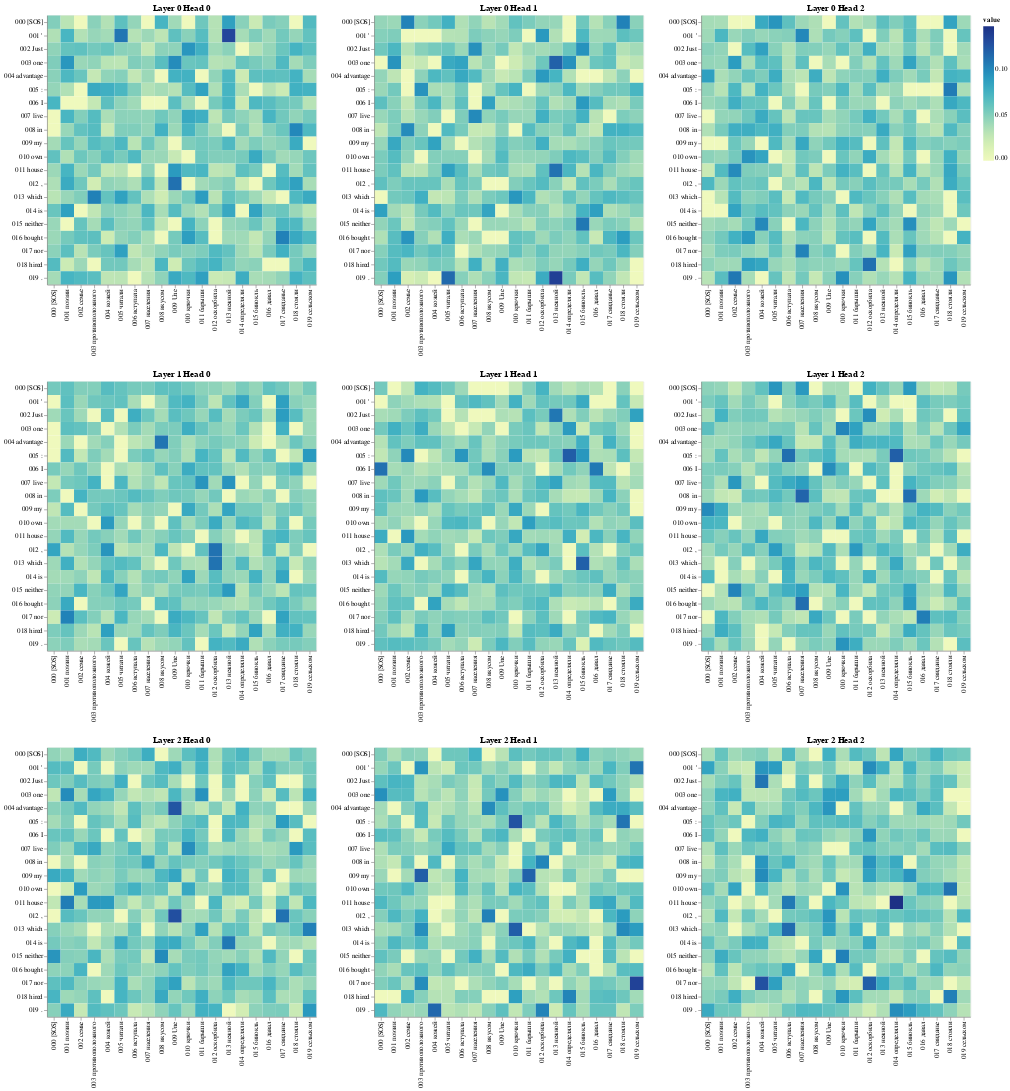

The notebook cell this image was saved under:
### Code cell
# Cross attention: Encoder - Decoder
get_all_attention_maps("encoder-decoder", layers, heads, encoder_input_tokens, decoder_output_tokens, min(20, sentence_len))

### Figure 1 — Vega-Lite specification as saved in the notebook (floating-point values rounded to 4 significant figures; data arrays with more than 128 entries replaced by an {"elided": "..."} marker saying what was removed)
{"config": {"view": {"continuousWidth": 300, "continuousHeight": 300}}, "vconcat": [{"hconcat": [{"data": {"name": "data-85a7ee784ba92b5c60cc476ac7869d4e"}, "mark": {"type": "rect"}, "encoding": {"color": {"field": "value", "type": "quantitative"}, "tooltip": [{"field": "row", "type": "quantitative"}, {"field": "column", "type": "quantitative"}, {"field": "value", "type": "quantitative"}, {"field": "row_token", "type": "nominal"}, {"field": "col_token", "type": "nominal"}], "x": {"axis": {"title": ""}, "field": "col_token", "type": "nominal"}, "y": {"axis": {"title": ""}, "field": "row_token", "type": "nominal"}}, "height": 400, "name": "view_19", "title": "Layer 0 Head 0", "width": 400}, {"data": {"name": "data-cdbdd8bc69570b6efdcd2719a3ca8610"}, "mark": {"type": "rect"}, "encoding": {"color": {"field": "value", "type": "quantitative"}, "tooltip": [{"field": "row", "type": "quantitative"}, {"field": "column", "type": "quantitative"}, {"field": "value", "type": "quantitative"}, {"field": "row_token", "type": "nominal"}, {"field": "col_token", "type": "nominal"}], "x": {"axis": {"title": ""}, "field": "col_token", "type": "nominal"}, "y": {"axis": {"title": ""}, "field": "row_token", "type": "nominal"}}, "height": 400, "name": "view_20", "title": "Layer 0 Head 1", "width": 400}, {"data": {"name": "data-4affb46f82011dc357deece7f3ccfab5"}, "mark": {"type": "rect"}, "encoding": {"color": {"field": "value", "type": "quantitative"}, "tooltip": [{"field": "row", "type": "quantitative"}, {"field": "column", "type": "quantitative"}, {"field": "value", "type": "quantitative"}, {"field": "row_token", "type": "nominal"}, {"field": "col_token", "type": "nominal"}], "x": {"axis": {"title": ""}, "field": "col_token", "type": "nominal"}, "y": {"axis": {"title": ""}, "field": "row_token", "type": "nominal"}}, "height": 400, "name": "view_21", "title": "Layer 0 Head 2", "width": 400}]}, {"hconcat": [{"data": {"name": "data-04973a082f98e6915104e8661850dc81"}, "mark": {"type": "rect"}, "encoding": {"color": {"field": "value", "type": "quantitative"}, "tooltip": [{"field": "row", "type": "quantitative"}, {"field": "column", "type": "quantitative"}, {"field": "value", "type": "quantitative"}, {"field": "row_token", "type": "nominal"}, {"field": "col_token", "type": "nominal"}], "x": {"axis": {"title": ""}, "field": "col_token", "type": "nominal"}, "y": {"axis": {"title": ""}, "field": "row_token", "type": "nominal"}}, "height": 400, "name": "view_22", "title": "Layer 1 Head 0", "width": 400}, {"data": {"name": "data-33e79fdeca55dfd7eb36548dbdffccd4"}, "mark": {"type": "rect"}, "encoding": {"color": {"field": "value", "type": "quantitative"}, "tooltip": [{"field": "row", "type": "quantitative"}, {"field": "column", "type": "quantitative"}, {"field": "value", "type": "quantitative"}, {"field": "row_token", "type": "nominal"}, {"field": "col_token", "type": "nominal"}], "x": {"axis": {"title": ""}, "field": "col_token", "type": "nominal"}, "y": {"axis": {"title": ""}, "field": "row_token", "type": "nominal"}}, "height": 400, "name": "view_23", "title": "Layer 1 Head 1", "width": 400}, {"data": {"name": "data-f74acf6376e11ff2ed448d849db4eb81"}, "mark": {"type": "rect"}, "encoding": {"color": {"field": "value", "type": "quantitative"}, "tooltip": [{"field": "row", "type": "quantitative"}, {"field": "column", "type": "quantitative"}, {"field": "value", "type": "quantitative"}, {"field": "row_token", "type": "nominal"}, {"field": "col_token", "type": "nominal"}], "x": {"axis": {"title": ""}, "field": "col_token", "type": "nominal"}, "y": {"axis": {"title": ""}, "field": "row_token", "type": "nominal"}}, "height": 400, "name": "view_24", "title": "Layer 1 Head 2", "width": 400}]}, {"hconcat": [{"data": {"name": "data-a3176c7c4e5fdab2deace40ee8eec330"}, "mark": {"type": "rect"}, "encoding": {"color": {"field": "value", "type": "quantitative"}, "tooltip": [{"field": "row", "type": "quantitative"}, {"field": "column", "type": "quantitative"}, {"field": "value", "type": "quantitative"}, {"field": "row_token", "type": "nominal"}, {"field": "col_token", "type": "nominal"}], "x": {"axis": {"title": ""}, "field": "col_token", "type": "nominal"}, "y": {"axis": {"title": ""}, "field": "row_token", "type": "nominal"}}, "height": 400, "name": "view_25", "title": "Layer 2 Head 0", "width": 400}, {"data": {"name": "data-beb224bdd306e71c677704104cb4a295"}, "mark": {"type": "rect"}, "encoding": {"color": {"field": "value", "type": "quantitative"}, "tooltip": [{"field": "row", "type": "quantitative"}, {"field": "column", "type": "quantitative"}, {"field": "value", "type": "quantitative"}, {"field": "row_token", "type": "nominal"}, {"field": "col_token", "type": "nominal"}], "x": {"axis": {"title": ""}, "field": "col_token", "type": "nominal"}, "y": {"axis": {"title": ""}, "field": "row_token", "type": "nominal"}}, "height": 400, "name": "view_26", "title": "Layer 2 Head 1", "width": 400}, {"data": {"name": "data-fa9d8409178d81eb013fcc974a364bac"}, "mark": {"type": "rect"}, "encoding": {"color": {"field": "value", "type": "quantitative"}, "tooltip": [{"field": "row", "type": "quantitative"}, {"field": "column", "type": "quantitative"}, {"field": "value", "type": "quantitative"}, {"field": "row_token", "type": "nominal"}, {"field": "col_token", "type": "nominal"}], "x": {"axis": {"title": ""}, "field": "col_token", "type": "nominal"}, "y": {"axis": {"title": ""}, "field": "row_token", "type": "nominal"}}, "height": 400, "name": "view_27", "title": "Layer 2 Head 2", "width": 400}]}], "params": [{"name": "param_19", "select": {"type": "interval", "encodings": ["x", "y"]}, "bind": "scales", "views": ["view_19"]}, {"name": "param_20", "select": {"type": "interval", "encodings": ["x", "y"]}, "bind": "scales", "views": ["view_20"]}, {"name": "param_21", "select": {"type": "interval", "encodings": ["x", "y"]}, "bind": "scales", "views": ["view_21"]}, {"name": "param_22", "select": {"type": "interval", "encodings": ["x", "y"]}, "bind": "scales", "views": ["view_22"]}, {"name": "param_23", "select": {"type": "interval", "encodings": ["x", "y"]}, "bind": "scales", "views": ["view_23"]}, {"name": "param_24", "select": {"type": "interval", "encodings": ["x", "y"]}, "bind": "scales", "views": ["view_24"]}, {"name": "param_25", "select": {"type": "interval", "encodings": ["x", "y"]}, "bind": "scales", "views": ["view_25"]}, {"name": "param_26", "select": {"type": "interval", "encodings": ["x", "y"]}, "bind": "scales", "views": ["view_26"]}, {"name": "param_27", "select": {"type": "interval", "encodings": ["x", "y"]}, "bind": "scales", "views": ["view_27"]}], "$schema": "https://vega.github.io/schema/vega-lite/v5.17.0.json", "datasets": {"data-85a7ee784ba92b5c60cc476ac7869d4e": {"elided": "400 records"}, "data-cdbdd8bc69570b6efdcd2719a3ca8610": {"elided": "400 records"}, "data-4affb46f82011dc357deece7f3ccfab5": {"elided": "400 records"}, "data-04973a082f98e6915104e8661850dc81": {"elided": "400 records"}, "data-33e79fdeca55dfd7eb36548dbdffccd4": {"elided": "400 records"}, "data-f74acf6376e11ff2ed448d849db4eb81": {"elided": "400 records"}, "data-a3176c7c4e5fdab2deace40ee8eec330": {"elided": "400 records"}, "data-beb224bdd306e71c677704104cb4a295": {"elided": "400 records"}, "data-fa9d8409178d81eb013fcc974a364bac": {"elided": "400 records"}}}
